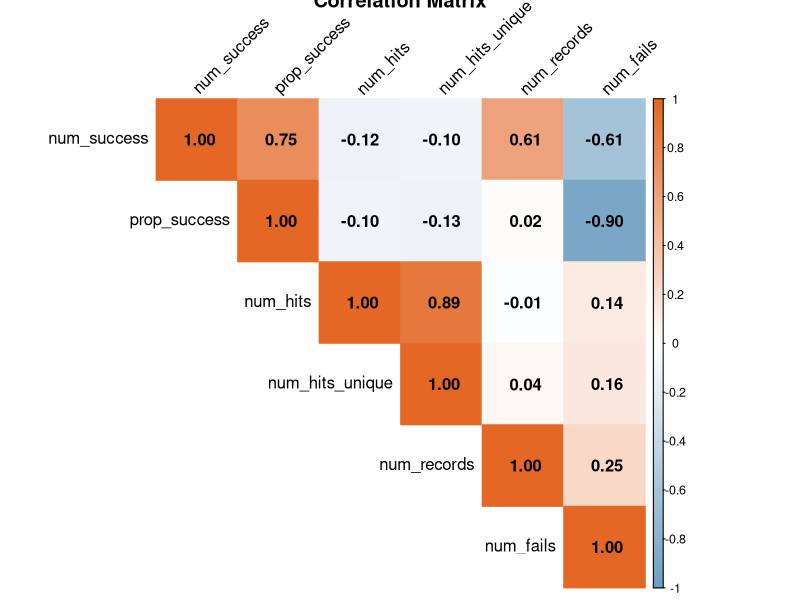
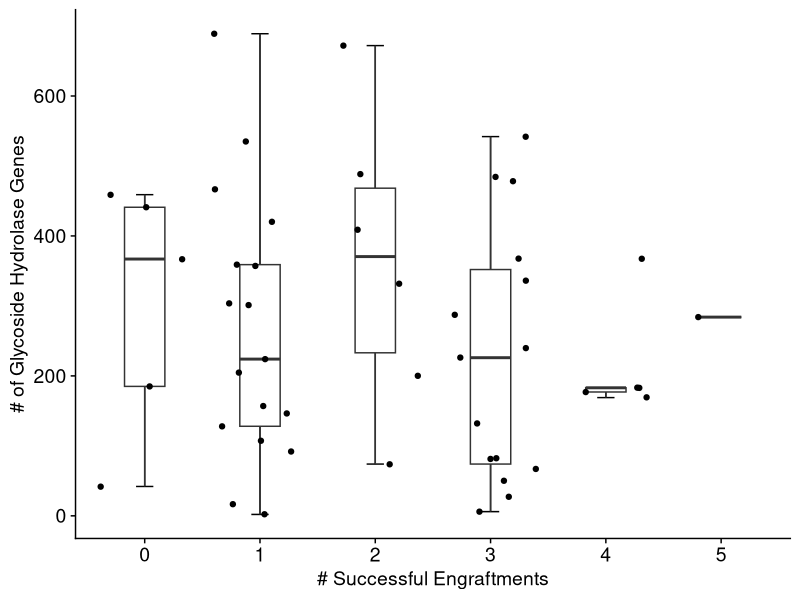
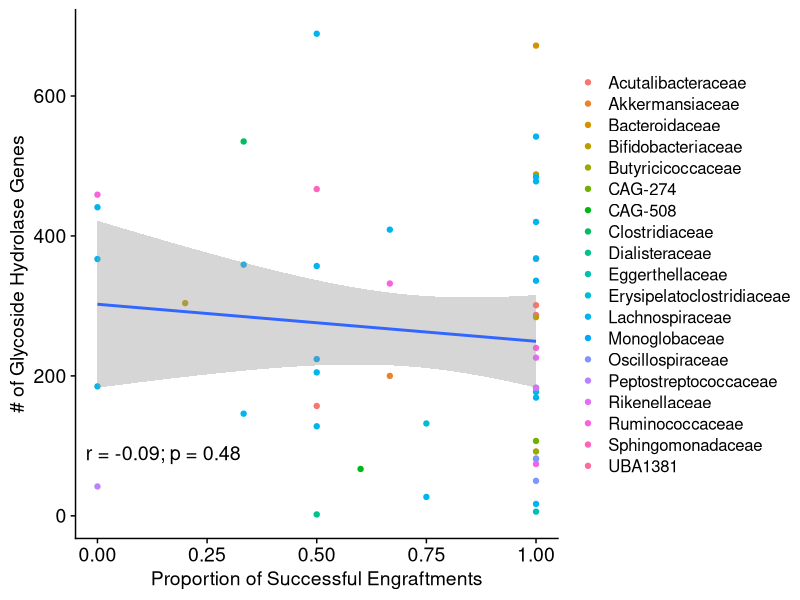
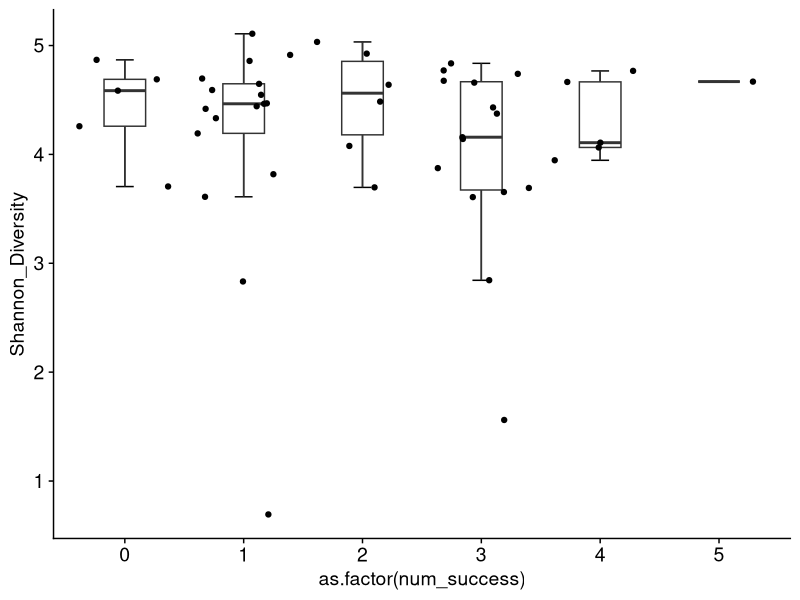
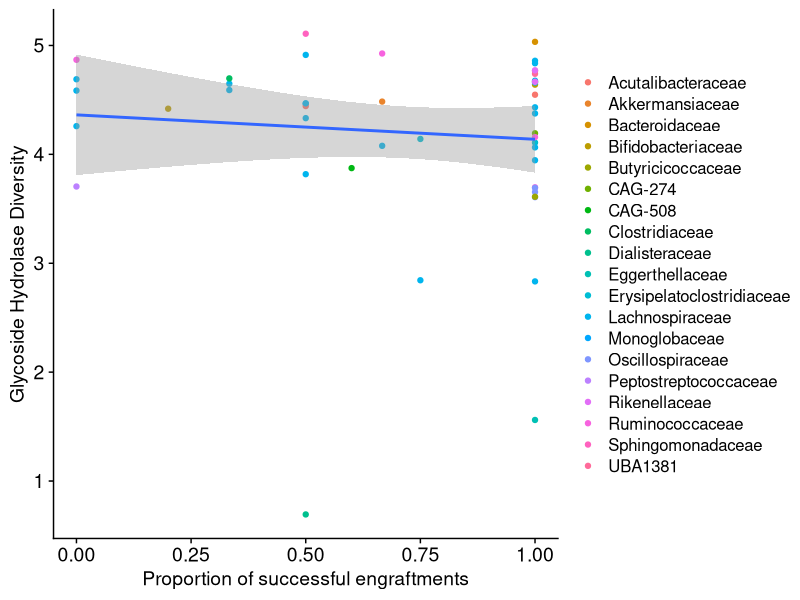
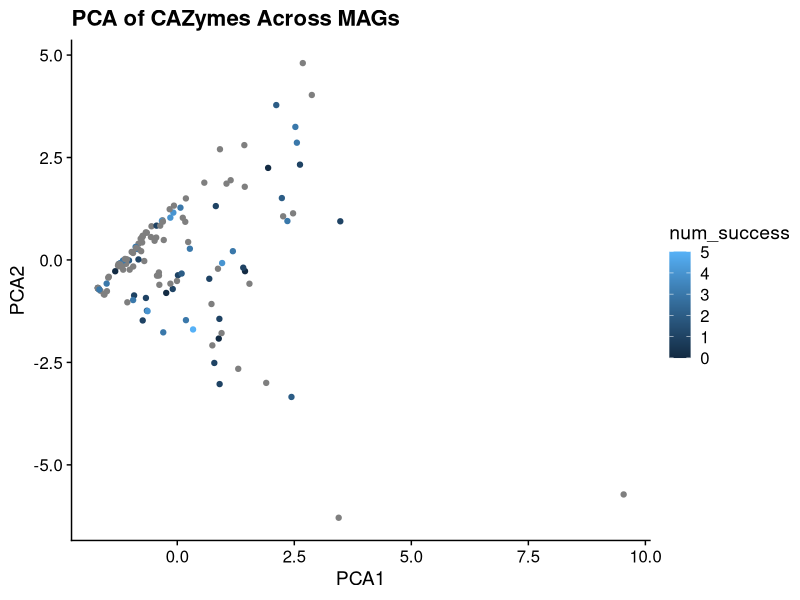
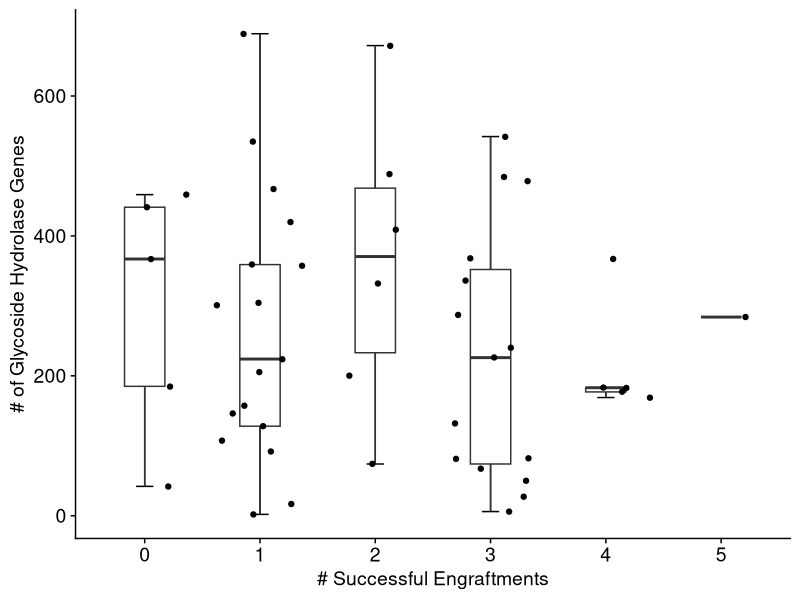
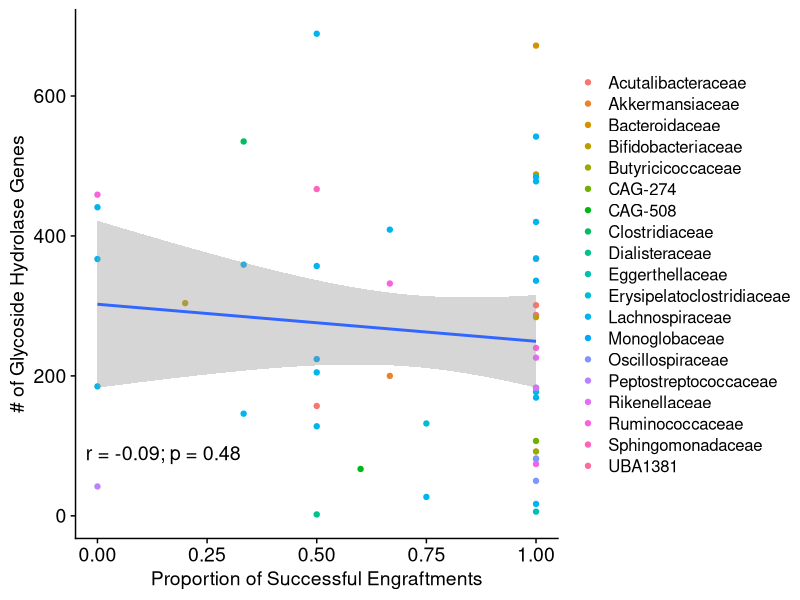

Generate these figures, in order, with R:
## ---- chunk 1

setwd("/Users/guillaumeurtecho/Dropbox/fmt/experiments/CAZyme_Eren/scripts")

library(tidyverse)
library(cowplot)
library(reshape2)

cazymes <- read.csv("../datasets/combined_cazymes_MAGs.csv")
DonorA <- read.table("../datasets/colonized-DA.txt", header = T, sep = '\t') %>% mutate(outcome = 'colonized') %>% rbind(.,
          read.table("../datasets/did-not-colonize-DA.txt", header = T) %>% mutate(outcome = 'nonColonized')) %>% distinct()

tax <- read.table("../ref/bins_summary.txt", sep = '\t', header = T) %>% select(MAG=bins, t_family)

## ---- chunk 2

cz_count <- cazymes %>%  
  filter(grepl('GH', function.)) %>% #add to filter by GH only
group_by(MAG) %>% mutate(num_hits = n()) %>% ungroup %>%
  select(MAG, num_hits, function.) %>% distinct() %>% group_by(MAG) %>% mutate(num_hits_unique = n()) %>% 
  ungroup %>% select(MAG,num_hits, num_hits_unique) %>% distinct()
  
  
temp <- DonorA %>% select(-recipient) %>% group_by(MAG) %>% mutate(num_records = n()) %>% ungroup %>%
  group_by(MAG, outcome) %>% mutate(num_outcomes = n()) %>% ungroup() %>% 
  mutate(num_success = ifelse(outcome == "colonized", num_outcomes, 0),
         num_fails = ifelse(outcome == 'nonColonized', num_outcomes, 0)) %>%
  select(MAG, num_records, num_success, num_fails) %>% distinct() %>%
  group_by(MAG, num_records) %>% 
  mutate(num_success = sum(num_success),
         num_fails = sum(num_fails)) %>% distinct() %>% left_join(., cz_count) %>% mutate(prop_success = num_success/num_records) %>% ungroup

#Find correlation
df_subset <- temp[, c("num_records", "num_success", "num_fails", "num_hits", "num_hits_unique", "prop_success")]

# Calculate correlation matrix
cor_matrix <- cor(df_subset, use = "complete.obs") 

# View the correlation matrix
print(cor_matrix)


# For a detailed correlation plot with corrplot package
library(corrplot)
# Enhanced correlation plot
corrplot(cor_matrix, method = "color",
         type = "upper", # Display only the upper triangle of the matrix
         order = "hclust", # Cluster variables using hierarchical clustering
         addCoef.col = "black", # Add correlation coefficients in black color
         tl.col = "black", # Text label color
         tl.srt = 45, # Text label rotation in degrees
         # Customize color scale
         col = colorRampPalette(c("#6D9EC1", "white", "#E46726"))(200),
         title = "Correlation Matrix", # Add a title
         cl.lim = c(-1, 1), # Set limits for the color scale
         # Add a color legend
         cl.cex = 0.75, # Size of the color legend
         cl.ratio = 0.1, # Ratio of the color legend size
         addrect = 2 # Add rectangles around clusters
)
## ---- chunk 3

#plot different metrics
plot <- temp %>% ggplot(., aes(as.factor(num_success), num_hits)) +
  stat_boxplot(geom = 'errorbar', width = .15) +
  geom_boxplot(outlier.shape = NA, width = .35) +
  geom_jitter() + 
  theme_cowplot() + 
    theme(axis.text = element_text(size = 14),
          axis.title = element_text(size = 14), legend.title = element_blank()) +
  labs(x = '# Successful Engraftments', y = '# of Glycoside Hydrolase Genes')

plot
ggsave("../figs/GH_hitsVSEngraftmentSuccess_boxplot.pdf", width = 6, height = 3.5)




#Check correlations
cor.test(temp$num_success, temp$num_hits, method = "spearman")
#p-value = 0.2624; rho -0.16

#conclusion: the number of successful transfer events is not correlated with the number of CAZymes in the genome.
pval <- cor.test(temp$prop_success, temp$num_hits, method = "pearson")$p.value
rho <- cor.test(temp$prop_success, temp$num_hits, method = "spearman")$estimate

temp %>% left_join(tax) %>% ggplot(., aes(prop_success, num_hits)) +
  geom_point(aes(color = t_family)) + geom_smooth(method = 'lm') +
    theme_cowplot() + 
    theme(axis.text = element_text(size = 14),
          axis.title = element_text(size = 14), legend.title = element_blank()) +
  annotate(geom = 'text', x = .15, y = 90, label = paste("r = ", signif(rho, 2), "; p = ", signif(pval, 2), sep = ''), size = 5) +
  labs(x = 'Proportion of Successful Engraftments', y = '# of Glycoside Hydrolase Genes')
  
ggsave("../figs/GH_hitsVSEngraftmentSuccess_scatter.pdf", width = 6, height = 3.5)

  
  




## ---- chunk 4
library(vegan)

matrix <- cazymes %>% 
    filter(grepl('GH', function.)) %>% #add to filter by GH only
  select(MAG, function.,) %>% group_by(MAG, function.) %>% mutate(num_hits = n()) %>% ungroup %>%
  dcast(MAG~function., value.var = 'num_hits') %>% column_to_rownames('MAG')

# Diversity Analysis
# Calculating Shannon diversity index for each MAG
shannon_diversity <- diversity(matrix, index = "shannon")
shannon_diversity_df <- data.frame(MAG = rownames(matrix), Shannon_Diversity = shannon_diversity)


#Look at how quantitatively it matches up
temp %>% left_join(shannon_diversity_df) %>% ggplot(., aes(as.factor(num_success), Shannon_Diversity)) + 
  stat_boxplot(geom = 'errorbar', width = .15) +
  geom_boxplot(outlier.shape = NA, width = .35) +
  geom_jitter() + 
  theme_cowplot() + 
    theme(axis.text = element_text(size = 14),
          axis.title = element_text(size = 14), legend.title = element_blank())

ggsave("../figs/GH_DiversityVSEngraftmentSuccess_boxplots.pdf", width = 6, height = 3.5)


#or correlations
temp %>% left_join(tax) %>%
  left_join(shannon_diversity_df) %>% ggplot(., aes(prop_success, Shannon_Diversity)) +
  geom_point(aes(color = t_family)) + geom_smooth(method = 'lm') +
    theme_cowplot() + 
    theme(axis.text = element_text(size = 14),
          axis.title = element_text(size = 14), legend.title = element_blank()) +
  #annotate(geom = 'text', x = .15, y = 90, label = paste("r = ", signif(rho, 2), "; p = ", signif(pval, 2), sep = ''), size = 5) +
  labs(x = 'Proportion of successful engraftments', y = 'Glycoside Hydrolase Diversity')
  
ggsave("../figs/GH_DiversityVSEngraftmentSuccess.pdf", width = 6, height = 3.5)



# PCA Analysis
# Running PCA on the count data
pca_result <- rda(matrix)
# Getting scores for plotting
pca_scores <- scores(pca_result, display = "sites")

pca_df <- as.data.frame(pca_scores) 
pca_df$MAG <- rownames(pca_scores)

pca_df %>% left_join(., temp, by = 'MAG') %>%
ggplot(., aes(x = PC1, y = PC2, color = num_success)) +
  geom_point() +
  xlab("PCA1") + ylab("PCA2") +
  ggtitle("PCA of CAZymes Across MAGs") + theme_cowplot()


